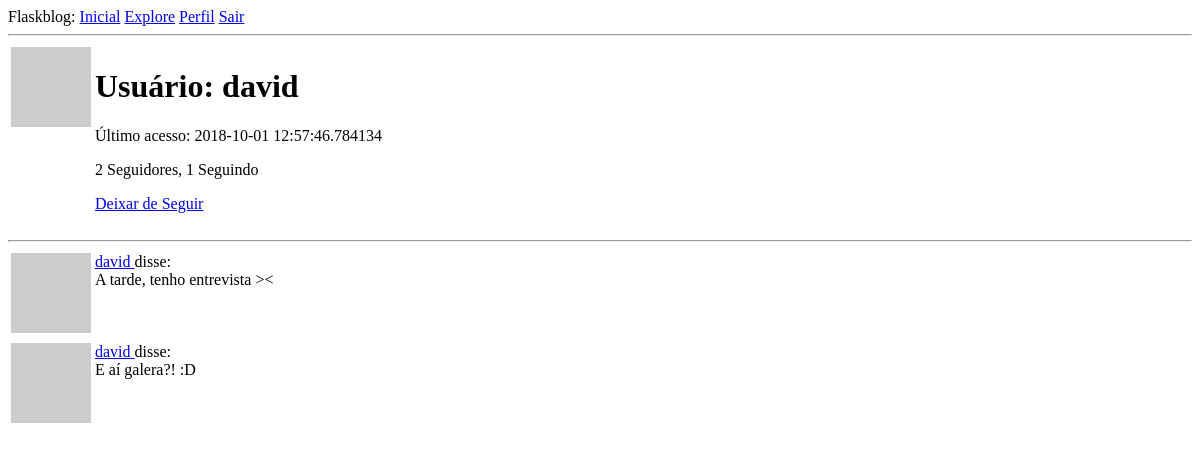
The app's page /user/david (signed in), older data.
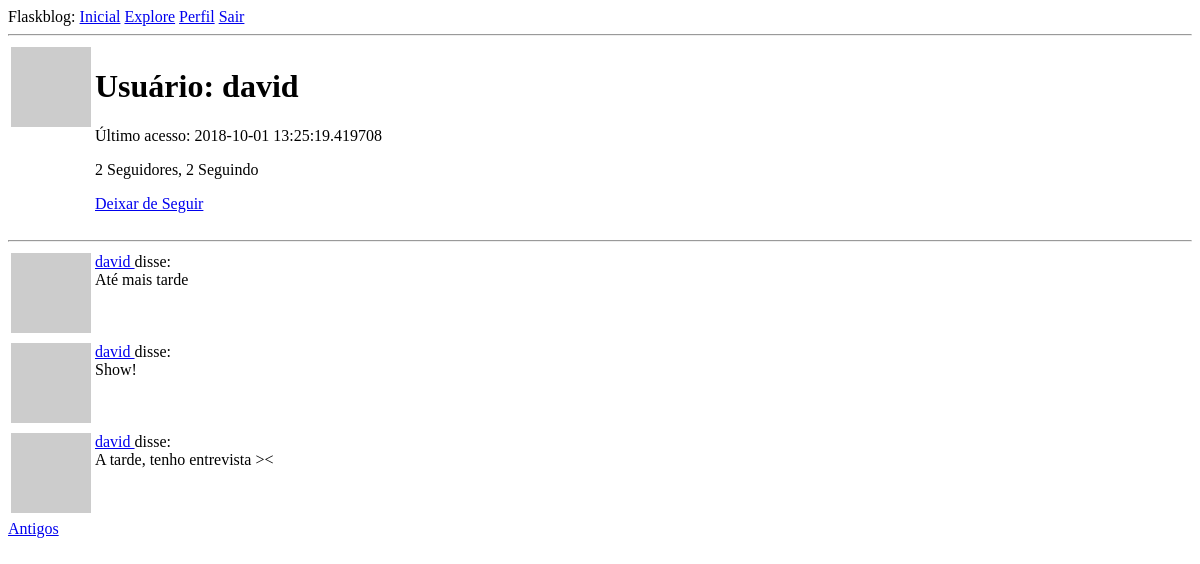
The same page, newer data.
### app/models.py (models this page shows, shortened)
class User(UserMixin, db.Model):
    id = db.Column(db.Integer, primary_key=True)
    username = db.Column(db.String(64), index=True, unique=True)
    email = db.Column(db.String(120), index=True, unique=True)
    password_hash = db.Column(db.String(128))
    posts = db.relationship('Post', backref='author', lazy='dynamic')
    about_me = db.Column(db.String(140))
    last_seen = db.Column(db.DateTime, default=datetime.utcnow)
    followed = db.relationship(
        'User', secondary=followers,
        primaryjoin=(followers.c.follower_id == id),
        secondaryjoin=(followers.c.followed_id == id),
        backref=db.backref('followers', lazy='dynamic'), lazy='dynamic')
    def avatar(self, size):
        digest = md5(self.email.lower().encode('utf-8')).hexdigest()
        return 'https://www.gravatar.com/avatar/{}?d=identicon&s={}'.format(
            digest, size)
    def is_following(self, user):
        return self.followed.filter(
            followers.c.followed_id == user.id).count() > 0

class Post(db.Model):
    id = db.Column(db.Integer, primary_key=True)
    body = db.Column(db.String(140))
    timestamp = db.Column(db.DateTime, index=True, default=datetime.utcnow)
    user_id = db.Column(db.Integer, db.ForeignKey('user.id'))

### app/routes.py (the view)
@app.route('/user/<username>')
@login_required
def user(username):
    user = User.query.filter_by(username=username).first_or_404()
    page = request.args.get('page', 1, type=int)
    posts = user.posts.order_by(Post.timestamp.desc()).paginate(
        page, app.config['POSTS_PER_PAGE'], False)
    next_url = url_for('user', username=user.username, page=posts.next_num) \
        if posts.has_next else None
    prev_url = url_for('user', username=user.username, page=posts.prev_num) \
        if posts.has_prev else None
    return render_template('user.html', user=user, posts=posts.items,
                            prev_url=prev_url, next_url=next_url)

### app/models.py (called while the page is built)
@login.user_loader
def load_user(id):
    return User.query.get(int(id))

### app/routes.py (called while the page is built)
@app.before_request
def before_request():
    if current_user.is_authenticated:
        current_user.last_seen = datetime.utcnow()
        db.session.commit()

### app/templates/user.html (shortened to what this page needs)
{% extends "base.html" %}
{% block content %}
<table>
	<tr valign="top">
		<td><img src="{{ user.avatar(128) }}"></td>
		<td>
			<h1>Usuário: {{ user.username }}</h1>
			{% if user.last_seen %}
				<p>Último acesso: {{ user.last_seen }}</p>
			{% endif %}
			<p>
				{{ user.followers.count() }} Seguidores,
				{{ user.followed.count() }} Seguindo
			</p>
			{% if user == current_user %}
				<p><a href="{{ url_for('edit_profile') }}">Editar perfil</a></p>
			{% elif not current_user.is_following(user) %}
				<p><a href="{{ url_for('follow', username=user.username) }}">Seguir</a></p>
			{% else %}
				<p><a href="{{ url_for('unfollow', username=user.username) }}">Deixar de Seguir</a></p>
			{% endif %}
		</td>
	</tr>
</table>
<hr>
{% for post in posts %}
	{% include "_post.html" %}
{% endfor %}
{% if next_url %}
<a href="{{ next_url }}">Antigos</a>
{% endif %}
{% endblock %}

### app/templates/base.html (shortened to what this page needs)
<!DOCTYPE html>
<html>
<head>
</head>
<body>
	<div>Flaskblog:
		<a href="{{ url_for('index') }} ">Inicial</a>
		<a href="{{ url_for('explore') }}">Explore</a>
		{% if current_user.is_anonymous %}
		<a href="{{ url_for('login') }}">Entrar</a>
		{% else %}
		<a href="{{ url_for('user', username=current_user.username)}}">Perfil</a>
		<a href="{{ url_for('logout') }}">Sair</a>
		{% endif %}
	</div>
	<hr>
	{% block content %}{% endblock %}
</body>
</html>

### app/templates/_post.html
<table>
	<tr valign="top">
		<td><img src="{{ post.author.avatar(36) }}"></td>
		<td>
			<a href="{{ url_for('user', username=post.author.username) }}">
				{{ post.author.username }}
			</a>
			disse:<br>{{ post.body }}
		</td>
	</tr>
</table>

Row changes from the older to the newer data that the page shows:
no longer on this page (row unchanged): Post: author.username "david", body "E aí galera?! :D"
changed User "david": last_seen "2018-10-01 12:57:46.784134" → "2018-10-01 13:25:19.419708"
added Post: author.username "david", body "Até mais tarde"
added Post: author.username "david", body "Show!"
Text that changed along with them:
{{ user.followed.count() }}: "1" → "2"
text now shown: "Antigos"
